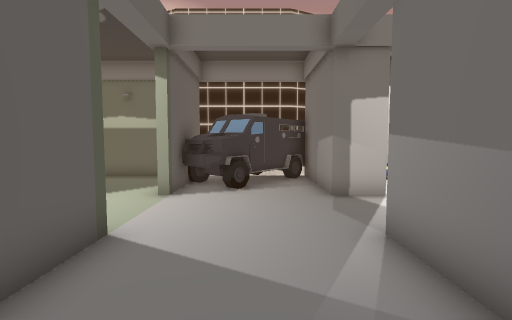
view 1 (above)

23 first-person views from a walk through a scene from a Unity 3-D project. The camera is 1.5 m above the floor, tilts 4° down and sees 85° across. The floor is counted in squares, 1 m on a side. Each view is taken from the middle of a square. On the plan, view 1 faces up. The plan holds only what a view shows up to about 14 squares ahead; the rest is blank. The place goes on beyond the plan. The player is left out. Door leaves are left out, so doorways stand open. Some surface patterns are stand-ins.

view 2
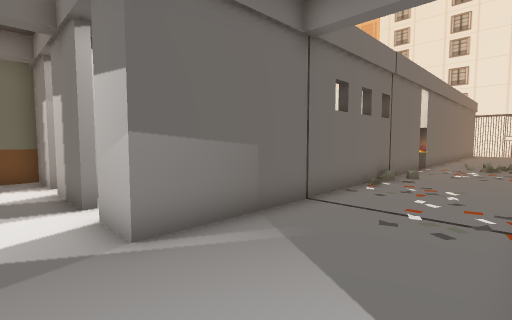

view 3
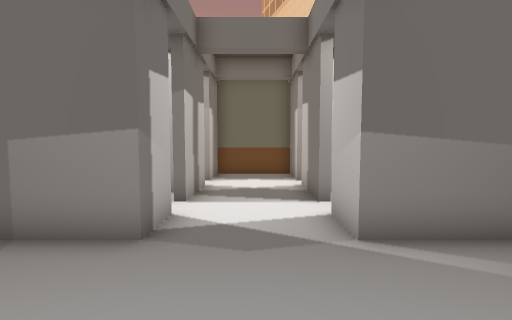

view 4
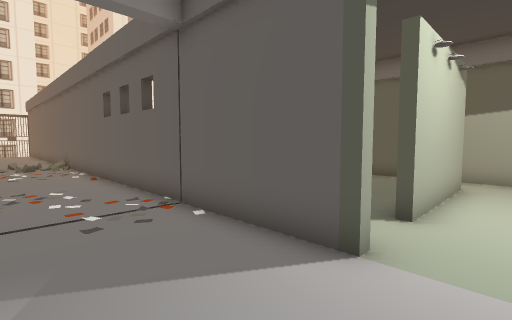

view 5
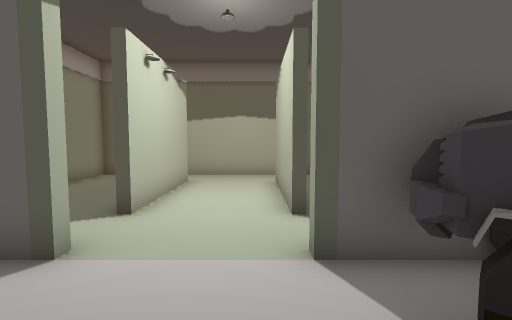

view 6
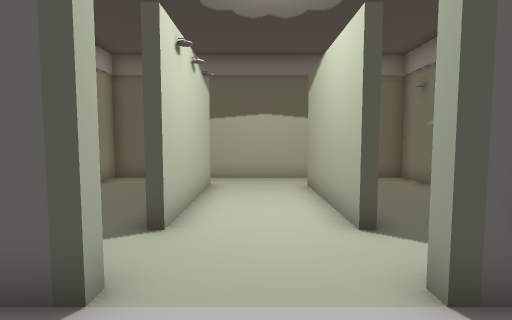

view 7
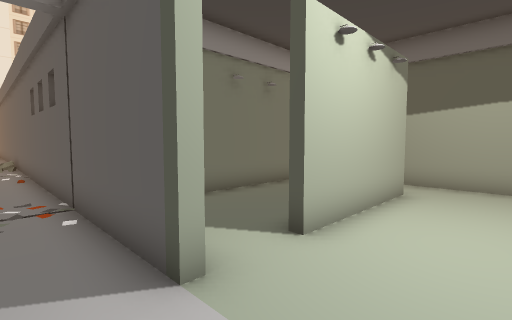

view 8
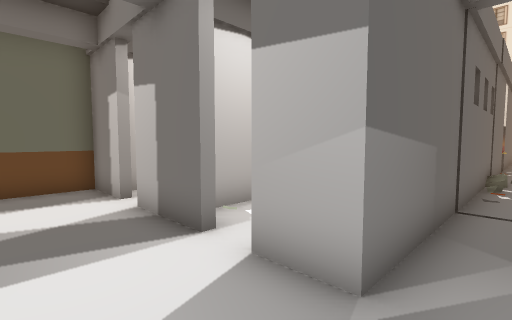

view 9
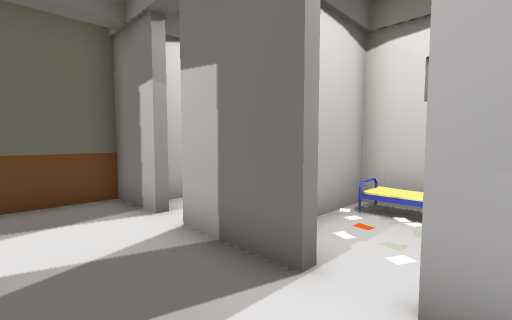

view 10
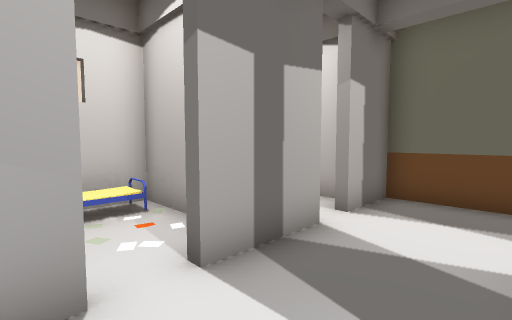

view 11
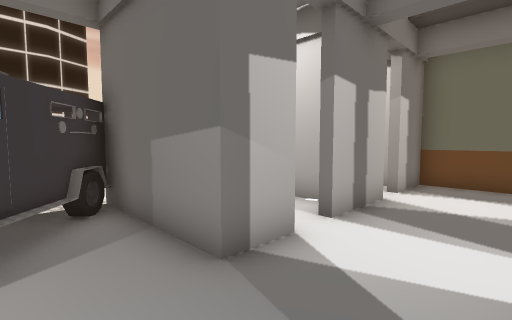

view 12
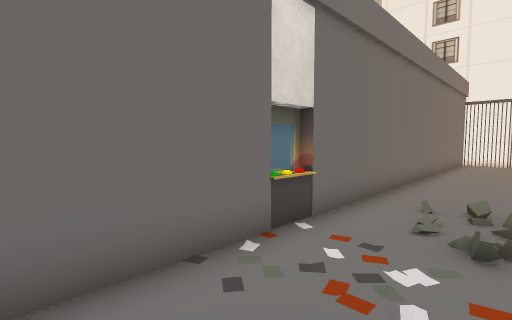

view 13
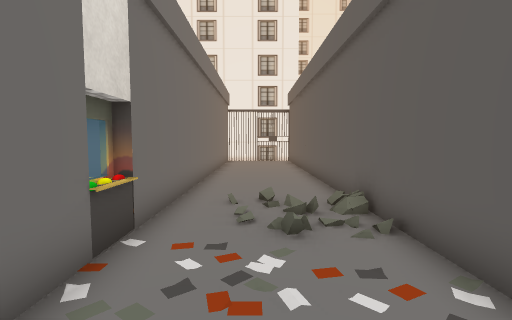

view 14
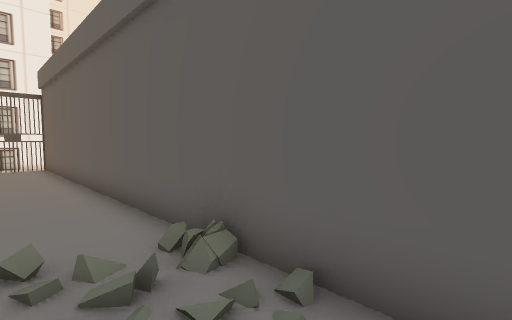

view 15
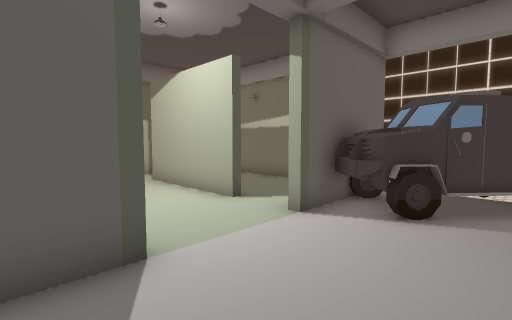

view 16
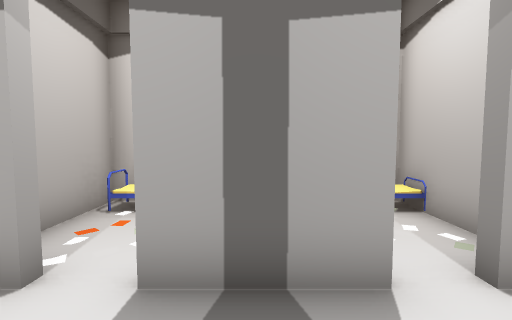

view 17
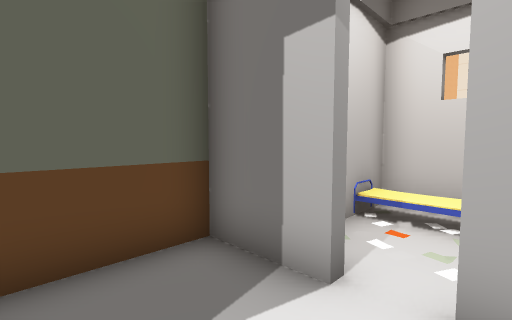

view 18
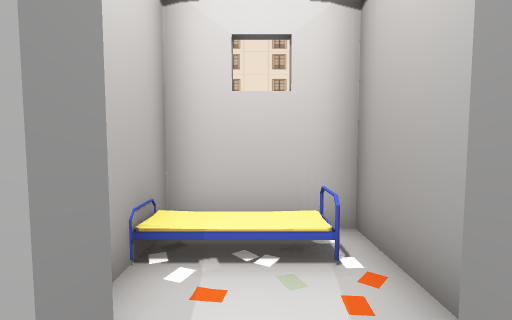

view 19
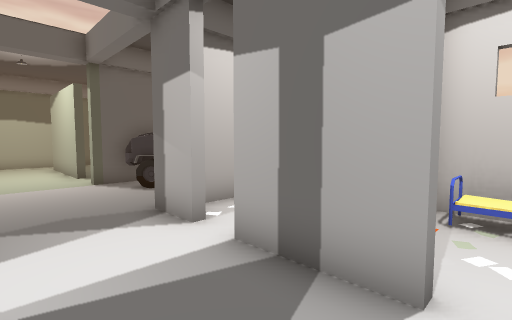

view 20
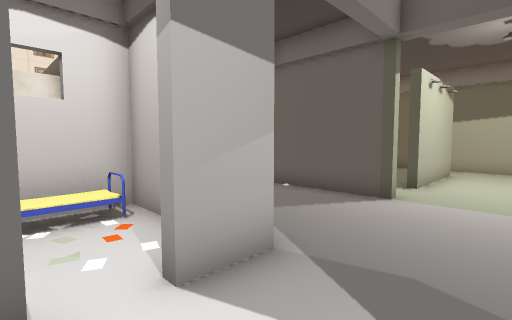

view 21
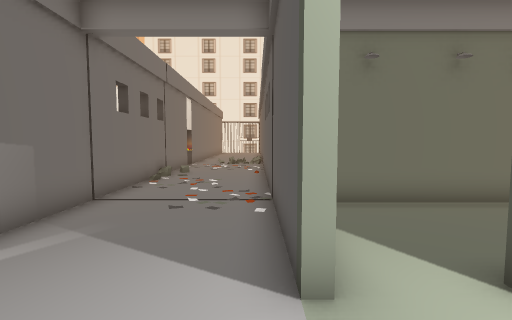

view 22
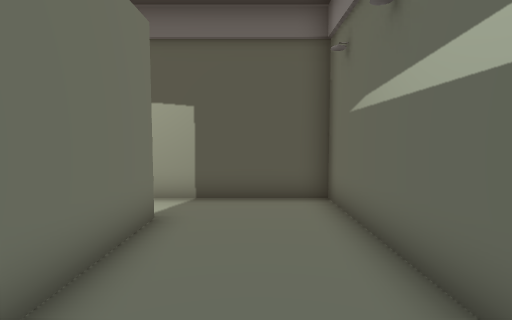

view 23
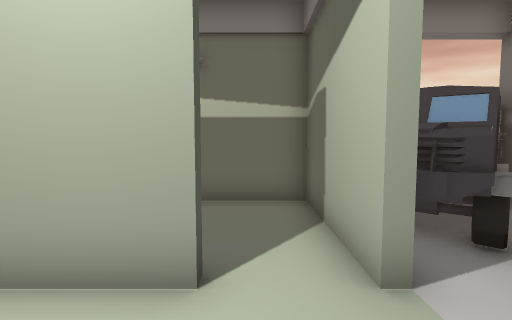

### Floor plan
Key: @ floor where view 1 was taken; # wall or solid block; x gap in a wall; . floor; D open door; = window, fence, low wall or low ledge; B bed; U building; O other object.
Columns run from 11 left of view 1 to 11 right of it. Each row starts with its distance up from view 1.
 13            OOO
 12 #########   OO########
 11 #.......#OOOO#BOB#BOB#
 10 #.......#OOO.#...#...#
  9 #.......#OOO.#...#...#
  8 #.#####.##O..##DD##D###
  7 #.....................#
  6 #.....................#
  5 #..............DD.....#
  4 #.#####.##...##Dx##DD##
  3 # ......##...#...#...#
  2 #.......##...#...#...#
  1 #.......##...#BOO#BOB#
  0 ########OU.@.#########
 -1          U   U
 -2         UU   U
 -3          U   U
 -4         UU   U
 -5         UU   U
 -6           .. U
 -7          U   U
 -8          U   U
 -9          U . UO
-10          U   =O
-11          U   UO
-12          U   ###
-13          U   U
-14          U   U
-15          U   U
-16          U   U
-17          U   U
-18          U   U
-19          U   U
-20          U   U
-21          U   U
-22          U   U
-23          U   U
-24          U
-25          U
-26          Ux

Where each view was taken, in squares from view 1:
view 1: 0 up, 0 right, facing up
view 2: 6 up, 2 left, facing down-right
view 3: 6 up, 2 left, facing right
view 4: 6 up, 1 right, facing down-left
view 5: 7 up, 1 right, facing left
view 6: 6 up, 0 right, facing left
view 7: 7 up, 1 left, facing down-left
view 8: 7 up, 1 right, facing down-right
view 9: 7 up, 3 right, facing down-right
view 10: 5 up, 3 right, facing up-right
view 11: 5 up, 0 right, facing up-right
view 12: 6 down, 1 left, facing down-right
view 13: 6 down, 0 right, facing down
view 14: 9 down, 0 right, facing down-left
view 15: 3 up, 1 right, facing up-left
view 16: 5 up, 6 right, facing up
view 17: 7 up, 7 right, facing down-right
view 18: 5 up, 8 right, facing down
view 19: 5 up, 8 right, facing up-left
view 20: 7 up, 5 right, facing down-left
view 21: 7 up, 2 left, facing down
view 22: 10 up, 4 left, facing left
view 23: 5 up, 4 left, facing up
